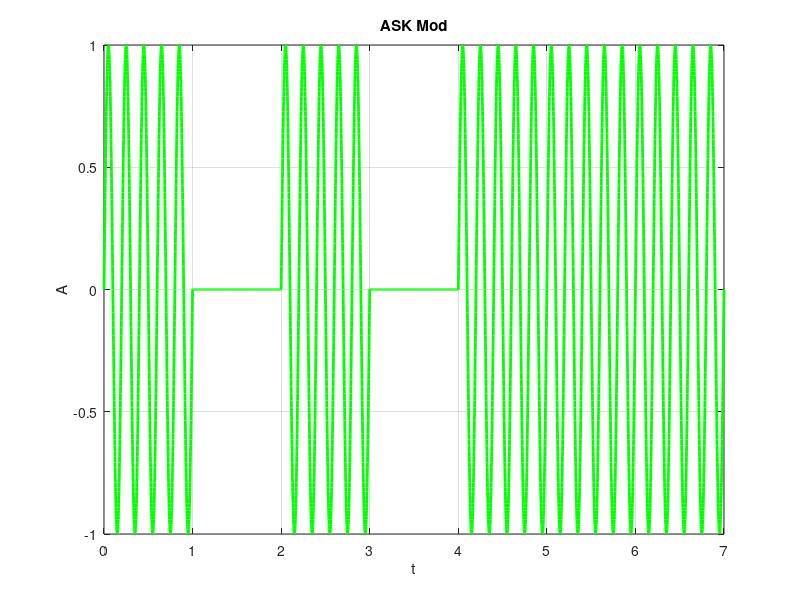

MATLAB code to generate this figure:
clc; clear all; close all;

bit = [1 0 1 0 1 1 1];

fs = 1000;
tb = 1;
t = 0 : 1/fs:tb;

fc_a = 5;
aS = [];
at = [];


for i = 1 : length(bit)
    if bit(i) == 1
        S = sin(2*pi*fc_a * t);
    else
        S = zeros(1, length(t));
    end
    aS = [aS S];
    at = [at (t + (i-1)*tb)];
end


plot(at, aS, 'g', 'LineWidth', 2);
title('ASK Mod');
xlabel('t');
ylabel('A');
grid on;




    
